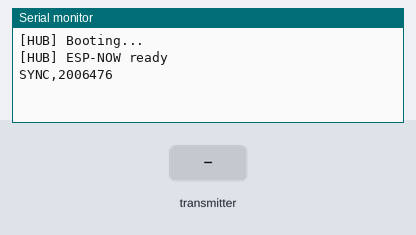
Simulated run of this sketch. Board: ESP32. Shown: the last lines printed to the serial monitor. The test bench sets the inputs (shaded band).

Above: at 2.2 s.
2.3 s: the transmitter starts sending slaveId = 0
At 2.61 s:
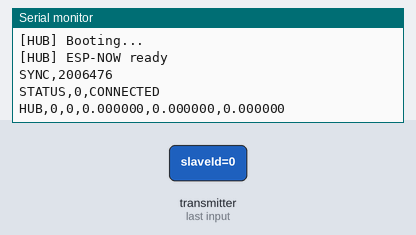
3.8 s: the transmitter starts sending tsf = 1024
At 4.61 s:
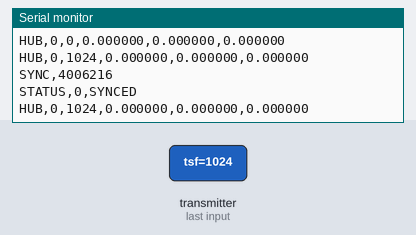
5.5 s: the transmitter starts sending ax = 0
7.0 s: the transmitter starts sending ay = 25
At 7.31 s:
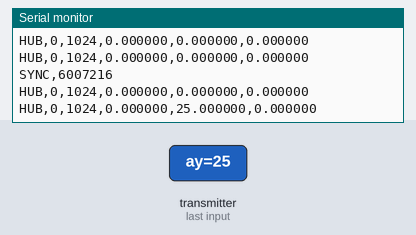
8.5 s: the transmitter starts sending az = 25
At 8.81 s:
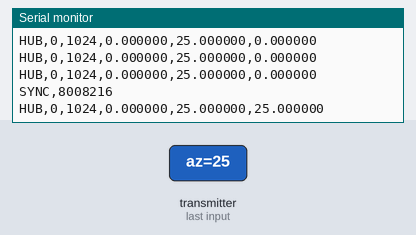
10.0 s: the transmitter starts sending slaveId = 1
At 10.31 s:
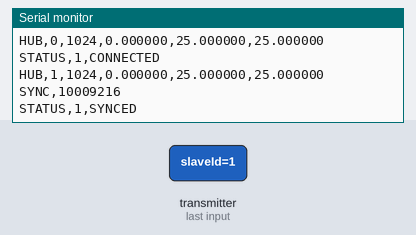
Timing chart, 0 to 12.5 s (numbered marks = the images above; inputs shaded):
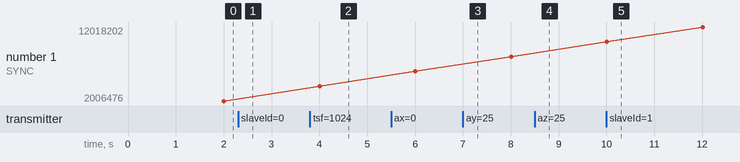

The sketch:

esp32_master.ino
```cpp
#include <WiFi.h>
#include <esp_now.h>

typedef struct SensorPacket {
  char slaveId[16];
  unsigned long tsf;
  float ax;
  float ay;
  float az;
} SensorPacket;

String knownSlaves[8];
bool slaveConnected[8];
bool slaveSynced[8];
unsigned long lastSeenMs[8];
int slaveCount = 0;

unsigned long lastSyncBroadcastMs = 0;
const unsigned long SYNC_INTERVAL_MS = 2000;
const unsigned long DISCONNECT_TIMEOUT_MS = 5000;

bool findSlaveIndex(const String& id, int &indexOut) {
  for (int i = 0; i < slaveCount; i++) {
    if (knownSlaves[i] == id) {
      indexOut = i;
      return true;
    }
  }
  return false;
}

int addSlaveIfMissing(const String& id) {
  int idx;
  if (findSlaveIndex(id, idx)) return idx;

  if (slaveCount < 8) {
    knownSlaves[slaveCount] = id;
    slaveConnected[slaveCount] = false;
    slaveSynced[slaveCount] = false;
    lastSeenMs[slaveCount] = 0;
    slaveCount++;
    return slaveCount - 1;
  }

  return -1;
}

unsigned long getMasterTSF() {
  return micros();
}

void onDataRecv(const esp_now_recv_info_t *recv_info, const uint8_t *incomingData, int len) {
  if (len != sizeof(SensorPacket)) {
    Serial.println("[HUB] Invalid packet size");
    return;
  }

  SensorPacket packet;
  memcpy(&packet, incomingData, sizeof(packet));

  String slaveId = String(packet.slaveId);
  int idx = addSlaveIfMissing(slaveId);
  if (idx < 0) return;

  if (!slaveConnected[idx]) {
    slaveConnected[idx] = true;
    Serial.println("STATUS," + slaveId + ",CONNECTED");
  }

  lastSeenMs[idx] = millis();

  Serial.print("HUB,");
  Serial.print(slaveId);
  Serial.print(",");
  Serial.print(packet.tsf);
  Serial.print(",");
  Serial.print(packet.ax, 6);
  Serial.print(",");
  Serial.print(packet.ay, 6);
  Serial.print(",");
  Serial.println(packet.az, 6);
}

void setupEspNow() {
  WiFi.mode(WIFI_STA);
  WiFi.disconnect();

  if (esp_now_init() != ESP_OK) {
    Serial.println("[HUB] ESP-NOW init failed");
    while (true) delay(1000);
  }

  esp_now_register_recv_cb(onDataRecv);
  Serial.println("[HUB] ESP-NOW ready");
}

void setup() {
  Serial.begin(115200);
  delay(1000);
  Serial.println("[HUB] Booting...");
  setupEspNow();
}

void loop() {
  if (millis() - lastSyncBroadcastMs >= SYNC_INTERVAL_MS) {
    lastSyncBroadcastMs = millis();

    unsigned long masterTsf = getMasterTSF();
    Serial.print("SYNC,");
    Serial.println(masterTsf);

    for (int i = 0; i < slaveCount; i++) {
      if (slaveConnected[i] && !slaveSynced[i]) {
        slaveSynced[i] = true;
        Serial.println("STATUS," + knownSlaves[i] + ",SYNCED");
      }
    }
  }

  for (int i = 0; i < slaveCount; i++) {
    if (slaveConnected[i] && (millis() - lastSeenMs[i] > DISCONNECT_TIMEOUT_MS)) {
      slaveConnected[i] = false;
      slaveSynced[i] = false;
      Serial.println("STATUS," + knownSlaves[i] + ",DISCONNECTED");
    }
  }

  delay(10);
}
```

Measured:
- after the input at 2.3 s, the serial monitor: prints a new line at once (image 1)
- after the input at 3.8 s, the serial monitor: prints a new line at once (image 2)
- after the input at 7.0 s, the serial monitor: prints a new line at once (image 3)
- after the input at 8.5 s, the serial monitor: prints a new line at once (image 4)
- after the input at 10.0 s, the serial monitor: prints a new line at once (image 5)
- plotted number 1: 8008216 → 12018202 after the input at 10.0 s
